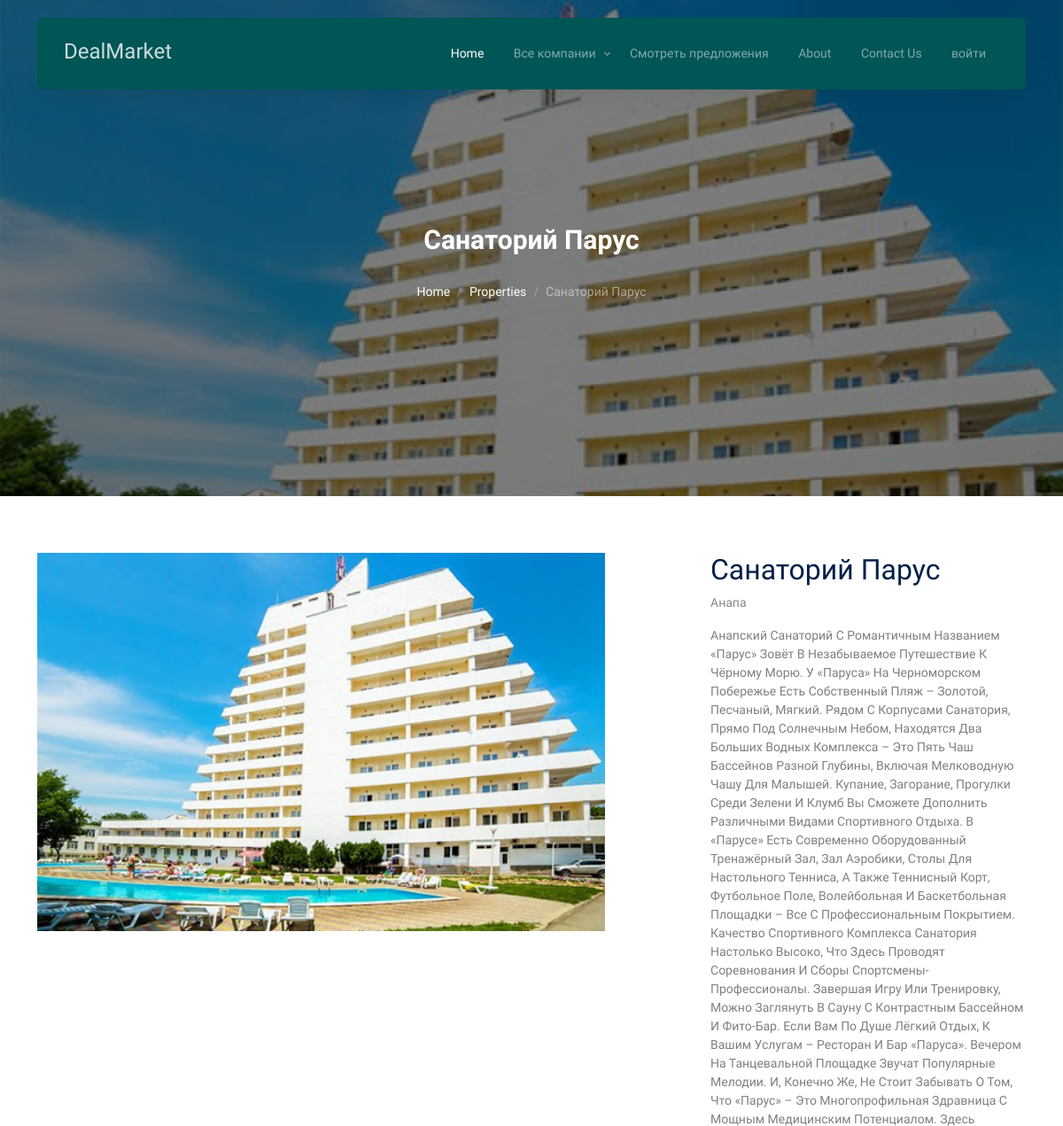
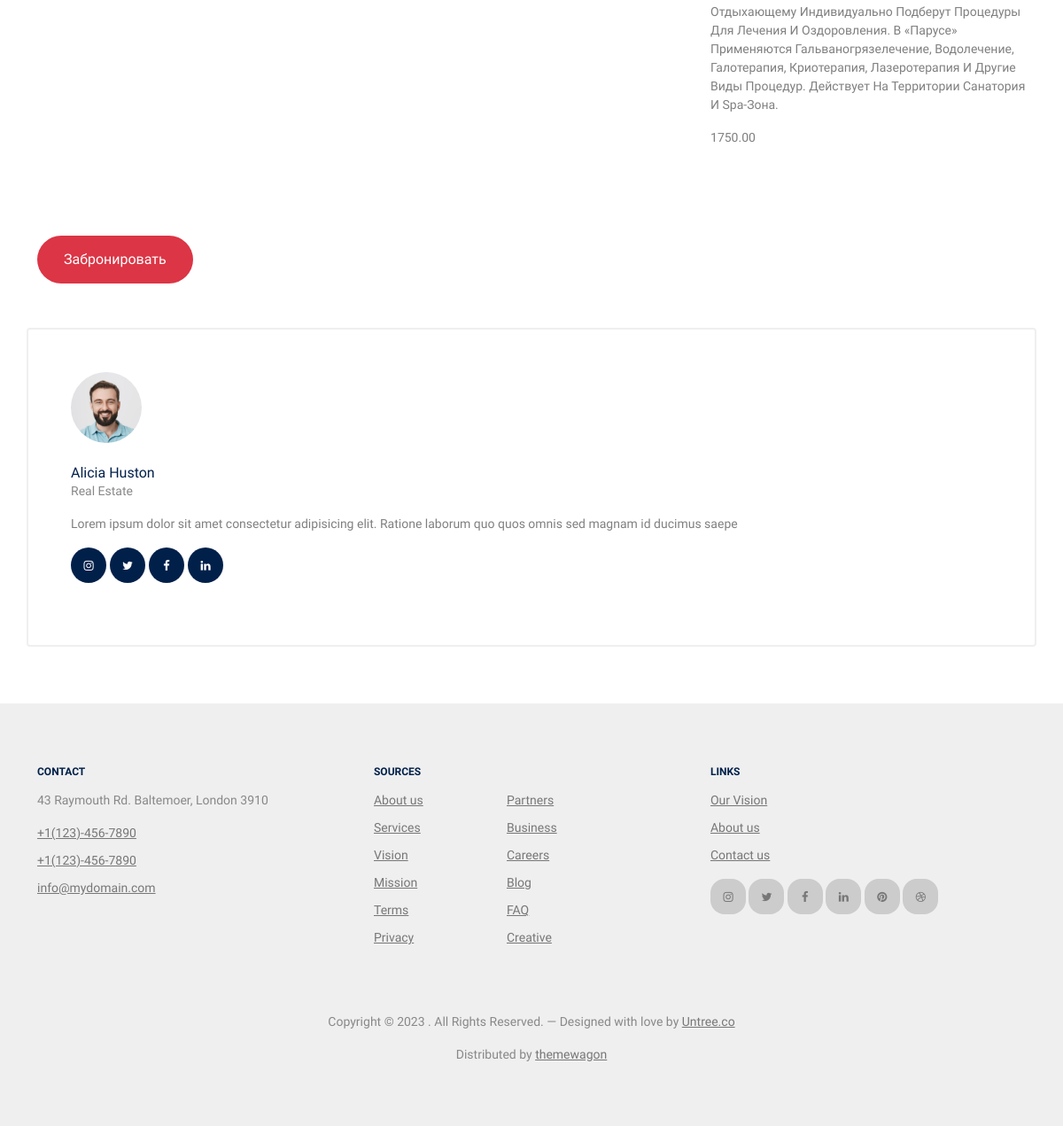
Screenshot of /list_of_deals/deal_details/1/ with the database file from the repository (2 pictures, top to bottom).
### mainapp/models.py (models this page shows, shortened)
class Deal(models.Model):
    country = models.ForeignKey(ListOfCountries, on_delete=models.CASCADE)
    region = models.ForeignKey(Regions, on_delete=models.CASCADE)
    name = models.CharField(verbose_name='название предложения',
                            max_length=128, unique=True)
    image = models.ImageField(upload_to='deal_img', blank=True)
    short_desc = models.TextField(verbose_name='краткое описание предложения',
                                  max_length=60, blank=True)
    description = models.TextField(verbose_name='описание продукта',
                                   blank=True)
    availability = models.PositiveIntegerField(
        verbose_name='количество свободных единиц')
    price = models.DecimalField(
        verbose_name='цена', max_digits=8, decimal_places=2, default=0)
    deal_desc = models.TextField(verbose_name='краткое описание предложения',
                                 max_length=60, blank=True)
    is_active = models.BooleanField(verbose_name='активно', default=True)

class Regions(models.Model):
    country = models.ForeignKey(ListOfCountries, on_delete=models.CASCADE)
    name = models.CharField(verbose_name='имя', max_length=64, unique=True)
    description = models.TextField(verbose_name='описание', blank=True)
    is_active = models.BooleanField(verbose_name='активна', default=True)
    def __str__(self):
        return self.name

### mainapp/views.py (the view)
# urls.py: path('deal_details/<int:pk>/', mainapp.deal,
def deal(request, pk):
    title = 'предложение'
    content = {
        'title': title,
        'deal': get_object_or_404(Deal, pk=pk),
    }
    return render(request, 'mainapp/deal_details.html', content)

### mainapp/templates/mainapp/deal_details.html (shortened to what this page needs)
{% extends 'mainapp/base.html' %}
{% load static %}
{% block content %}
<div
      class="hero page-inner overlay"
      style="background-image: url('/media/{{ deal.image }}')"
    >
      <div class="container">
        <div class="row justify-content-center align-items-center">
          <div class="col-lg-9 text-center mt-5">
            <h1 class="heading" data-aos="fade-up">
              {{ deal.name|title }}
            </h1>
            <nav
              aria-label="breadcrumb"
              data-aos="fade-up"
              data-aos-delay="200"
            >
              <ol class="breadcrumb text-center justify-content-center">
                <li class="breadcrumb-item"><a href="index.html">Home</a></li>
                <li class="breadcrumb-item">
                  <a href="properties.html">Properties</a>
                </li>
                <li
                  class="breadcrumb-item active text-white-50"
                  aria-current="page"
                >
                  {{ deal.name|title }}
                </li>
              </ol>
            </nav>
          </div>
        </div>
      </div>
    </div>
    <div class="section">
      <div class="container">
        <div class="row justify-content-between">
          <div class="col-lg-7">
            <div class="img-property-slide-wrap">
              <div class="img-property-slide">
                <img src="/media/{{ deal.image }}" alt="Image" class="img-fluid" />
              </div>
            </div>
          </div>
          <div class="col-lg-4">
            <h2 class="heading text-primary">{{ deal.name|title }}</h2>
            <p class="meta">{{ deal.region|title }}</p>
            <p class="text-black-50">
              {{ deal.description|title }}
            </p>
            <p class="text-black-50">
              {{ deal.price }}
            </p>
            <br><br><br><br>
            </div>
            <div class="float-right">
                <button class="btn  btn-danger ">
                    <a style="color: white; text-decoration: none"
                       href="{% url 'basket:add' deal.pk %}">Забронировать</a>
                </button>
            </div>
            <div class="d-block agent-box p-5">
              <div class="img mb-4">
                <img
                  src="images/person_2-min.jpg"
                  alt="Image"
                  class="img-fluid"
                />
              </div>
              <div class="text">
                <h3 class="mb-0">Alicia Huston</h3>
                <div class="meta mb-3">Real Estate</div>
                <p>
                  Lorem ipsum dolor sit amet consectetur adipisicing elit.
                  Ratione laborum quo quos omnis sed magnam id ducimus saepe
                </p>
                <ul class="list-unstyled social dark-hover d-flex">
                  <li class="me-1">
                    <a href="#"><span class="icon-instagram"></span></a>
                  </li>
                  <li class="me-1">
                    <a href="#"><span class="icon-twitter"></span></a>
                  </li>
                  <li class="me-1">
                    <a href="#"><span class="icon-facebook"></span></a>
                  </li>
                  <li class="me-1">
                    <a href="#"><span class="icon-linkedin"></span></a>
                  </li>
                </ul>
              </div>
            </div>
          </div>
        </div>
      </div>
{% endblock %}

### static/css/tiny-slider.css (style rules this page uses)
.tns-slider { -webkit-transition:all 0s;-moz-transition:all 0s;transition:all 0s }
.tns-slider>.tns-item { -webkit-box-sizing:border-box;-moz-box-sizing:border-box;box-sizing:border-box }
.tns-horizontal.tns-subpixel { white-space:nowrap }
.tns-horizontal.tns-subpixel>.tns-item { display:inline-block;vertical-align:top;white-space:normal }

### rows the page displays
Deal: image (picture), name "Санаторий Парус", region "Анапа", description "Анапский Санаторий С Романтичным Названием «Парус» Зовёт В Незабываемое Путешествие К Чёрному Морю. У «Паруса» На Черноморском Побережье Есть Собственный Пляж – Золотой, Песчаный, Мягкий. Рядом С Корпусами Санатория, Прямо Под Солнечным Небом, Находятся Два Больших Водных Комплекса – Это Пять Чаш Бассейнов Разной Глубины, Включая Мелководную Чашу Для Малышей. Купание, Загорание, Прогулки Среди Зелени И Клумб Вы Сможете Дополнить Различными Видами Спортивного Отдыха. В «Парусе» Есть Современно Оборудованный Тренажёрный Зал, Зал Аэробики, Столы Для Настольного Тенниса, А Также Теннисный Корт, Футбольное Поле, Волейбольная И Баскетбольная Площадки – Все С Профессиональным Покрытием. Качество…", price "1750.00"
